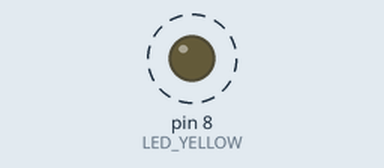
This sketch was run on a simulated Arduino Uno, built with avr-gcc and run on an emulated ATmega328P. On the bench: output pins drawn as LEDs (lit = HIGH). Dashed ring = blinking.

Above: at 0.12 s.
Timing chart, 0 to 3.0 s (numbered marks = the images above):
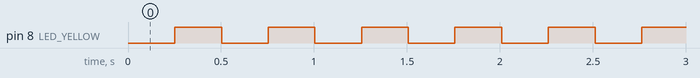

The sketch:

led_millis.ino
```cpp
/*
  ------------------------------------------------------------
  Atividade: Pisca-LED Sem Delay
  @author Ana Caroline Pedrosa e Silva
  @version 1.0 22/04/2025

  Descrição: Controla um LED piscando a cada 250ms sem usar delay().

  Funcionalidades:
    1. Pisca LED a cada 250ms
    2. Usa millis() para controle não bloqueante
  ------------------------------------------------------------
*/

#define LED_YELLOW 8

int ledState = LOW;
long tempo_anterior = 0;

long intervalo = 250;

void pisca_led(long intervalo){
  unsigned long tempo_atual = millis();
  if(tempo_atual - tempo_anterior > intervalo) {
    tempo_anterior = tempo_atual;
    ledState = !ledState;
    digitalWrite(LED_YELLOW, ledState);
  }
}

void setup() {
  Serial.begin(9600);
  pinMode(LED_YELLOW, OUTPUT);
  digitalWrite(LED_YELLOW, ledState);
}

void loop(){
  pisca_led(intervalo);
}
```

Measured:
- by itself, pin 8 (LED_YELLOW): alternates HIGH for 0.25 s and LOW for 0.25 s
